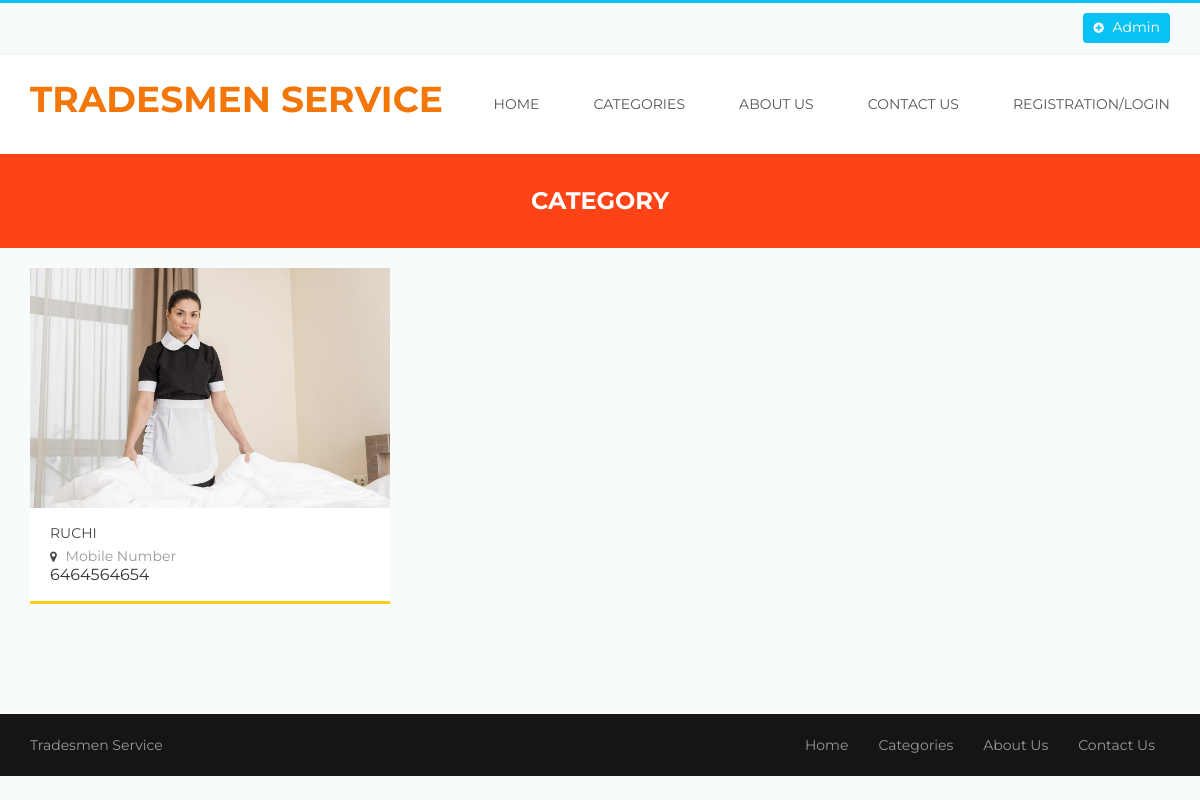
The page /view-personcat-detail.php?viewid=Maid on the database its author committed.
### tables this page shows
CREATE TABLE `tblperson` (
  `ID` int(10) NOT NULL,
  `Category` varchar(200) DEFAULT NULL,
  `Name` varchar(200) DEFAULT NULL,
  `Picture` varchar(200) DEFAULT NULL,
  `MobileNumber` bigint(10) DEFAULT NULL,
  `Address` mediumtext DEFAULT NULL,
  `City` varchar(200) NOT NULL,
  `RegDate` timestamp NULL DEFAULT current_timestamp()
);

### view-personcat-detail.php (the view, shortened to what this page needs)
<!DOCTYPE html>
<html>
<head>
	<link rel="stylesheet" type="text/css" href="bootstrap/css/bootstrap.min.css">
	<link rel="stylesheet" type="text/css" href="css/style.css">
	<link rel="stylesheet" type="text/css" href="css/menu.css">
	<link rel="stylesheet" type="text/css" href="css/color/color.css">
	<link rel="stylesheet" type="text/css" href="assets/testimonial/css/style.css" />
	<link rel="stylesheet" type="text/css" href="assets/testimonial/css/elastislide.css" />
	<link rel="stylesheet" type="text/css" href="css/responsive.css">
    <link rel="stylesheet" type="text/css" href="css/font-awesome.css">
	<link rel="stylesheet" type="text/css" href="assets/revolution_slider/css/revslider.css" media="screen" />
</head>
<body>
	<div class="theme-wrap clearfix">
	<?php include_once('includes/header.php');?>
		<div class="page-title-wrap bgorange-1 padding-top-30 padding-bottom-30">
			<h4 class="white">Category</h4>
		</div>
		<section class="aside-layout-section padding-top-20 padding-bottom-40">
			<div class="container">
				<div class="row">
					<div class="col-md-12 col-sm-8 col-xs-12 main-wrap">
						<div class="listing-section padding-bottom-40">
							<div class="">
								<div class="add-listing-wrapper">
									<div class="listing-main gridview tab-content">
											<div id="latest-listing" class="tab-pane active">
												<div class="listing-wrapper three-column row">
																											<?php
$vid=$_GET['viewid'];
$sql="SELECT * from  tblperson where Category=:vid";
$query = $dbh -> prepare($sql);
$query->bindParam(':vid',$vid,PDO::PARAM_STR);
$query->execute();
$results=$query->fetchAll(PDO::FETCH_OBJ);
$cnt=1;
if($query->rowCount() > 0)
{
foreach($results as $row)
{               ?>
													<div class="item col-md-4 col-sm-6 col-xs-12">
														<div class="listing-item clearfix">
															<div class="figure">
																<img src="admin/images/<?php echo $row->Picture;?>" alt="listing item"/>
															</div>
															<div class="listing-content clearfix">
																<div class="listing-title">
																	<h6><a href="single-listing.html"><?php  echo $row->Name;?></a></h6>
																</div>
																<div class="listing-location pull-left">
																	<a href="#"><i class="fa fa-map-marker"></i> Mobile Number</a>
																	<?php  echo $row->MobileNumber;?>
																</div>
															</div>
														</div>
														<div class="listing-border-bottom bgyallow-1"></div>
													</div>
	<?php $cnt=$cnt+1;}} ?>
												</div>
											</div>
									</div>
								</div>
							</div>
						</div>
					</div>
				</div>
			</div>
		</section>
	<?php include_once('includes/footer.php');?>
	</div>
</body>
</html>

### css/style.css (style rules this page uses)
html, body, div, span, applet, object, iframe,h1, h2, h3, h4, h5, h6, p, blockquote, pre,a, abbr, acronym, address, big, cite, code,del, dfn, em, img, ins, kbd, q, s, samp, small, strike, strong, sub, sup, tt, var,b, u, i, center,dl, dt, dd, ol, ul, li,fieldset, form, label, legend,table, caption, tbody, tfoot, thead, tr, th, td, article, aside, canvas, details, embed,figure, figcaption, footer, header, hgroup,menu, nav, output, ruby, section, summary,time, mark, audio, video { margin: 0;padding: 0;border: 0;font-size: 100%;font: inherit;vertical-align: baseline; }
article, aside, details, figcaption, figure,footer, header, hgroup, menu, nav, section { display: block; }
body { line-height: 1;margin:0 ;padding:0 ;transition:all 0.3s ease;overflow-x: hidden; }
html { position:relative;overflow-x:hidden; }
a { display:block; }
img { display:block; }
img { max-width:100%; }
body { font-family:'Montserrat',sans-serif; }
h1,h2,h3,h4,h5,h6 { font-family:'Montserrat',sans-serif; font-weight:700; margin:0; text-align:center; line-height:1.4; letter-spacing:0.6px; text-transform:uppercase; letter-spacing:0; }
h4 { font-size:24px; }
h6 { font-size:16px; }
a,span,ul,li { font-family:'Montserrat'; font-size:14px; padding:0; font-weight:400; text-align:center; margin:0; line-height:1.6; text-decoration:none !important; }
p,span,a { padding:0; }
.container,.container-fluid { padding-left:0;padding-right:0; }
.padding-bottom-30 { padding-bottom:30px; }
.padding-bottom-40 { padding-bottom:40px; }
.padding-top-20 { padding-top:20px; }
.padding-top-30 { padding-top:30px; }
.listing-border-bottom { height:3px;width:100%; }
.tab-content .tab-pane { position: relative; }
.listing-wrapper .item { margin-bottom:30px; }
.listing-item .figure { position:relative; }
.listing-item .listing-content { padding:14px 20px 18px;position:relative; }
.listing-item .listing-content .listing-title h6 a { letter-spacing:0; font-size:16px;text-transform:uppercase;text-align:left;font-family:'Montserrat'; }
.aside-layout-section .gridview .listing-item .listing-content .listing-title h6 a { font-size:14px; }
.listing-item .listing-content .listing-location a { font-family:'Montserrat';text-transform:capitalize; }
.listing-item .listing-content .listing-location a i { font-size:12px;line-height:12px;margin-right:5px; }

### css/color/color.css (style rules this page uses)
h1,h2,h3,h4,h5,h6 { color:#444; }
p,a,span,ul,li { color:#999; }
body { background:#f7fbfc; }
.white { color:#fff; }
.bgyallow-1 { background:#fecc17; }
.bgorange-1 { background:#fe4317; }
.listing-item { background:#fff; }
.listing-item .listing-content .listing-title h6 a { color:#444; }
.listing-item .listing-content .listing-location a i { color:#444; }

### css/responsive.css (style rules this page uses)
@media screen and (max-device-width:1199px) { .feature-item .figure img, .listing-item .figure img, .blog-entry .figure img { width:100%; } }
@media screen and (max-device-width:1199px) { .container { padding-left:15px;padding-right:15px; } }

### rows shown on the page
tblperson: Picture (picture), Name "RUCHI", MobileNumber "6464564654"
